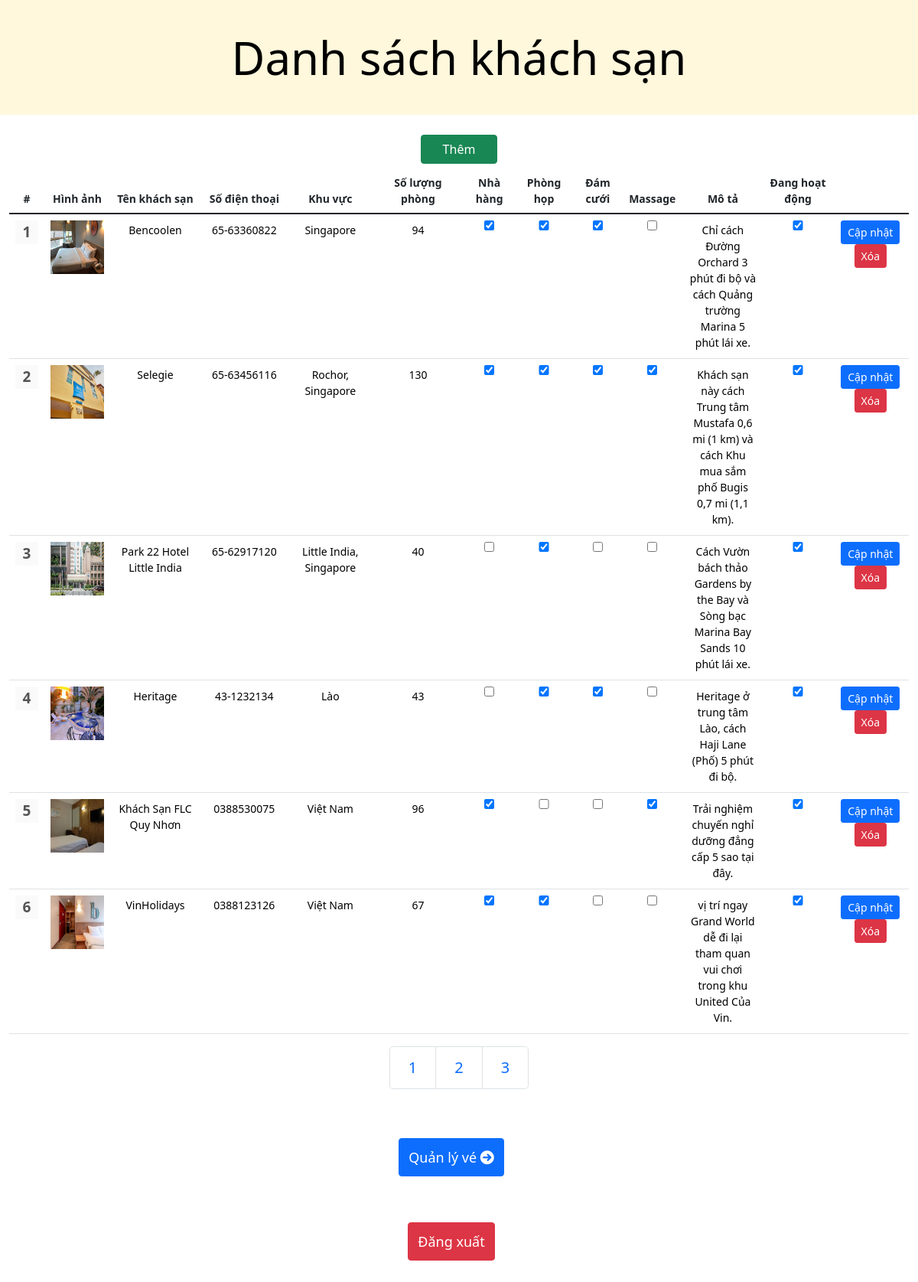
Screenshot of /admin/dashboard.php (signed in) with the database file from the repository.
### tables this page shows
CREATE TABLE `hotel_info` (
  `id` int(11) NOT NULL,
  `name_hotel` text NOT NULL,
  `phone` varchar(15) DEFAULT NULL,
  `place` text DEFAULT NULL,
  `soluongphong` int(11) DEFAULT NULL,
  `nhahang` tinyint(1) DEFAULT NULL,
  `phonghop` tinyint(1) DEFAULT NULL,
  `damcuoi` tinyint(1) DEFAULT NULL,
  `massage` tinyint(1) DEFAULT NULL,
  `mota` text DEFAULT NULL,
  `trangthai` tinyint(1) DEFAULT NULL,
  `img` varchar(300) DEFAULT NULL
);

### model/hotel.php (called while the page is built, shortened)
<?php
    function connectDB(){
        $conn = mysqli_connect('localhost','root','','hotel');
        if($conn){
            return $conn;
        }
        else{
            die('Khong the ket noi toi Database');
        }
    }
    function selectAllHotel(){
        $conn = connectDB();
        $sql = 'select * from hotel_info';
        $result = mysqli_query($conn,$sql);
        return $result;
    }
?>

### controller/pagination.php (called while the page is built, shortened)
<?php
    function countPageHotel($num){
        $result = selectAllHotel();
        $sum = mysqli_num_rows($result);
        $countPage = ceil($sum / $num);
        return $countPage;
    }
?>

### admin/dashboard.php (the view, shortened to what this page needs)
<!DOCTYPE html>
<html lang="en">
<head>
    <link rel="stylesheet" href="https://cdnjs.cloudflare.com/ajax/libs/font-awesome/6.0.0-beta2/css/all.min.css">
    <link href="https://cdn.jsdelivr.net/npm/bootstrap@5.1.3/dist/css/bootstrap.min.css" rel="stylesheet">
    <link rel="stylesheet" href="../assets/css/dashboard.css">
</head>
<body>
    <div class="head">
        <a href="./dashboard.php">Danh sách khách sạn</a>
    </div>
    <div class="insert-btn"><button type="button" id="insert" class="btn btn-success insert-button">Thêm</button>
    </div>
    <div class="container-fluid">
        <table class="table">
            <thead>
                <tr>
                    <th scope="col">#</th>
                    <th scope="col">Hình ảnh</th>
                    <th scope="col">Tên khách sạn</th>
                    <th scope="col">Số điện thoại</th>
                    <th scope="col">Khu vực</th>
                    <th scope="col">Số lượng phòng</th>
                    <th scope="col">Nhà hàng</th>
                    <th scope="col">Phòng họp</th>
                    <th scope="col">Đám cưới</th>
                    <th scope="col">Massage</th>
                    <th scope="col">Mô tả</th>
                    <th scope="col">Đang hoạt động</th>
                </tr>
            </thead>
            <tbody>
                <?php
                include '../model/hotel.php';
                include '../controller/pagination.php';
                $itemSelect = 6;
                $countPage = countPageHotel($itemSelect);
                $page = 1;
                $start = $itemSelect * ($page - 1);
                $sqlSelectLimit = "select * from hotel_info limit $start , $itemSelect";
                $conn = connectDB();
                $result2 = mysqli_query($conn, $sqlSelectLimit);
                $i=1;
                while ($row = mysqli_fetch_array($result2, MYSQLI_NUM)) {
                    $nhahang = '';
                    $phonghop = '';
                    $damcuoi = '';
                    $massage = '';
                    $trangthai = '';
                    $row[5] == 1 ? $nhahang = 'checked=true' : $nhahang = '';
                    $row[6] == 1 ? $phonghop = 'checked=true' : $phonghop = '';
                    $row[7] == 1 ? $damcuoi = 'checked=true' : $damcuoi = '';
                    $row[8] == 1 ? $massage = 'checked=true' : $massage = '';
                    $row[10] == 1 ? $trangthai = 'checked=true' : $trangthai = '';
                    $img = '';
                    if ($row[11]) {
                        $img = '<img src="../uploads/' . $row[11] . '" alt="img" class="preview-img" />';
                    } else {
                        $img = '<img src="../assets/img/noimg.jpg" alt="img" class="preview-img"/>';
                    }
                    echo '
                <tr>
                    <form action="../controller/updateHotel.php" method="post" enctype="multipart/form-data">
                    <td style="display: none;"><input name="id_hotel" class="item-input" style="width: 30px; font-size:19px; font-weight: 700;" readonly value="' . $row[0] . '"/></td>
                    <td><input class="item-input" style="width: 30px; font-size:19px; font-weight: 700;" disabled value="' . $i . '"/></td>
                    <td><input name="img" id="file-' . $row[0] . '" class="input-img" type="file"/>
                    <label for="file-' . $row[0] . '" class="label-img" id="label-' . $row[0] . '">
                    ' . $img . '
                    </label>
                    </td>
                    <td><textarea name="name_hotel" class="item-input" type="text"> ' . $row[1] . ' </textarea></td>
                    <td><textarea name="phone" class="item-input" type="text"> ' . $row[2] . ' </textarea></td>
                    <td><textarea name="place" class="item-input" type="text"> ' . $row[3] . ' </textarea></td>
                    <td><textarea name="soluongphong" class="item-input" type="text"> ' . $row[4] . ' </textarea></td>
                    <td><input name="nhahang" class="item-input" type="checkbox" ' . $nhahang . '></td>
                    <td><input name="phonghop" class="item-input" type="checkbox" ' . $phonghop . '></td>
                    <td><input name="damcuoi" class="item-input" type="checkbox" ' . $damcuoi . '></td>
                    <td><input name="massage" class="item-input" type="checkbox" ' . $massage . '></td>
                    <td><textarea name="mota" class="item-input" type="text"> ' . $row[9] . ' </textarea></td>
                    <td><input name= "trangthai" class="item-input" type="checkbox" ' . $trangthai . ' /></td>
                    <td>
                        <button type="submit" class="btn btn-primary btn-sm m-0 py-1 px-2 mr-1">Cập nhật</button>
                        <a href="../controller/deleteHotel.php?id_hotel=' . $row[0] . '"><button type="button" class="btn btn-danger btn-sm m-0 py-1 px-2">Xóa</button></a>
                    </td>
                    </form>
                </tr>
                ';
                $i++;
                }
                ?>
            </tbody>
        </table>
    </div>
    <nav class="page-nav" aria-label="...">
        <ul class="pagination pagination-lg">
            <?php
            for ($i = 1; $i <= $countPage; $i++) {
                if (isset($_GET['page']) && $i == $_GET['page']) {
                    echo "<li class='page-item disabled'><a class='page-link' href='./dashboard.php?page=$i'>$i</a></li>";
                } else {
                    echo "<li class='page-item'><a class='page-link' href='./dashboard.php?page=$i'>$i</a></li>";
                }
            }
            ?>
        </ul>
    </nav>
    <a href="./ticket.php" class="next-page">
        <button type="button" style="height: 50px; margin-right:20px; font-size: 18px;" class="btn btn-primary">Quản lý vé <i class="fas fa-arrow-circle-right"></i></button>
    </a>
    <a href="../controller/signoutAdmin.php" class="next-page" style="margin-top: 60px; margin-bottom:30px">
        <button type="button" style="height: 50px; margin-right:20px; font-size: 18px;" class="btn btn-danger">Đăng xuất</i></button>
    </a>
</body>
</html>

### assets/css/dashboard.css (style rules this page uses)
.table { text-align: center; font-size: 14px; }
.head { width: 100%; height: 150px; background-color:cornsilk; text-align: center; display: flex; justify-content: center; align-items: center; padding: 0; font-size: 5vw; margin-bottom: 20px; }
.head a { color: black; text-decoration: none; }
.item-input { width: 100%; border: 1px solid #ccc; overflow: hidden ; text-align: center; word-wrap: break-word; border: none; display: block; white-space: pre-wrap; word-break: break-word; resize: none; min-height: 10px; }
.label-img { height: 70px; width: 70px; }
.preview-img { height: 100%; width: 100%; }
.insert-btn { width: 100%; height: 50px; display: flex; justify-content: center; align-items: center; }
.insert-button { width: 100px; }
.page-nav { height: 70px; width: 100%; display: flex; justify-content: center; padding-left: 30px; padding-right: 30px; overflow-x: auto; margin-bottom: 50px; }
.next-page { display: flex; width: 100%; height: 50px; justify-content: center; align-items: center; text-decoration: none; }

### rows the page displays
hotel_info: img (picture), name_hotel "Bencoolen", phone "65-63360822", place "Singapore", soluongphong "94", mota "Chỉ cách Đường Orchard 3 phút đi bộ và cách Quảng trường Marina 5 phút lái xe."
hotel_info: img (picture), name_hotel "Selegie", phone "65-63456116", place "Rochor, Singapore", soluongphong "130", mota "Khách sạn này cách Trung tâm Mustafa 0,6 mi (1 km) và cách Khu mua sắm phố Bugis 0,7 mi (1,1 km)."
hotel_info: img (picture), name_hotel "Park 22 Hotel Little India", phone "65-62917120", place "Little India, Singapore", soluongphong "40", mota "Cách Vườn bách thảo Gardens by the Bay và Sòng bạc Marina Bay Sands 10 phút lái xe."
hotel_info: img (picture), name_hotel "Heritage", phone "43-1232134", place "Lào", soluongphong "43", mota "Heritage ở trung tâm Lào, cách Haji Lane (Phố) 5 phút đi bộ."
hotel_info: img (picture), name_hotel "Khách Sạn FLC Quy Nhơn", phone "0388530075", place "Việt Nam", soluongphong "96", mota "Trải nghiệm chuyến nghỉ dưỡng đẳng cấp 5 sao tại đây."
hotel_info: img (picture), name_hotel "VinHolidays", phone "0388123126", place "Việt Nam", soluongphong "67", mota "vị trí ngay Grand World dễ đi lại tham quan vui chơi trong khu United Của Vin."
